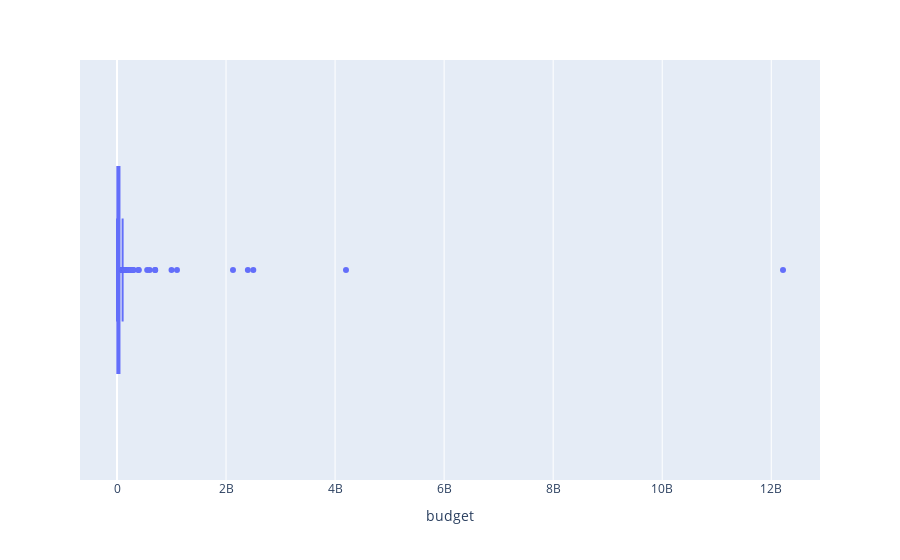

The cell this chart's notebook holds for it:
### Code cell
fig = px.box(movieDF, x='budget')
fig.show()

### Figure 1 — Plotly figure (JSON) as saved in the notebook; plotly's stock layout.template omitted (floating-point values rounded to 4 significant figures; data arrays with more than 128 entries replaced by an {"elided": "..."} marker saying what was removed)
{"data": [{"alignmentgroup": "True", "hovertemplate": "budget=%{x}<extra></extra>", "legendgroup": "", "marker": {"color": "#636efa"}, "name": "", "notched": false, "offsetgroup": "", "orientation": "h", "showlegend": false, "type": "box", "x": {"elided": "5043 int values"}, "x0": " ", "xaxis": "x", "y0": " ", "yaxis": "y"}], "layout": {"boxmode": "group", "legend": {"tracegroupgap": 0}, "margin": {"t": 60}, "xaxis": {"anchor": "y", "domain": [0, 1], "title": {"text": "budget"}}, "yaxis": {"anchor": "x", "domain": [0, 1]}}}
